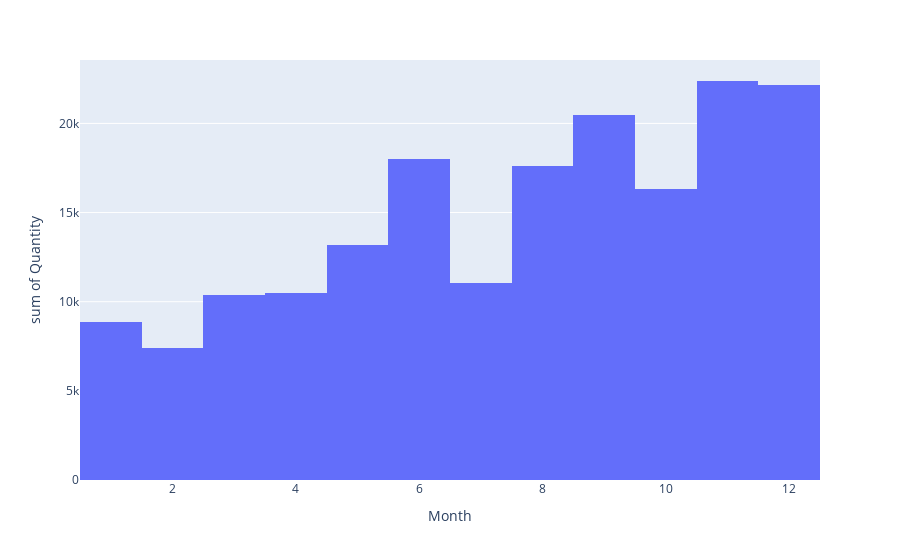

Write notebook code for a chart like this one.
### Code cell
seasondf = orders.groupby('Month').sum().reset_index()
px.histogram(seasondf, x= 'Month', y='Quantity', nbins = 20)

### Figure 1 — Plotly figure (JSON) as saved in the notebook; plotly's stock layout.template omitted (floating-point values rounded to 4 significant figures)
{"data": [{"alignmentgroup": "True", "bingroup": "x", "histfunc": "sum", "hovertemplate": "Month=%{x}<br>sum of Quantity=%{y}<extra></extra>", "legendgroup": "", "marker": {"color": "#636efa", "pattern": {"shape": ""}}, "name": "", "nbinsx": 20, "offsetgroup": "", "orientation": "v", "showlegend": false, "type": "histogram", "x": [1, 2, 3, 4, 5, 6, 7, 8, 9, 10, 11, 12], "xaxis": "x", "y": [8872, 7429, 10390, 10466, 13196, 18009, 11046, 17596, 20479, 16303, 22379, 22147], "yaxis": "y"}], "layout": {"barmode": "relative", "legend": {"tracegroupgap": 0}, "margin": {"t": 60}, "xaxis": {"anchor": "y", "domain": [0, 1], "title": {"text": "Month"}}, "yaxis": {"anchor": "x", "domain": [0, 1], "title": {"text": "sum of Quantity"}}}}
